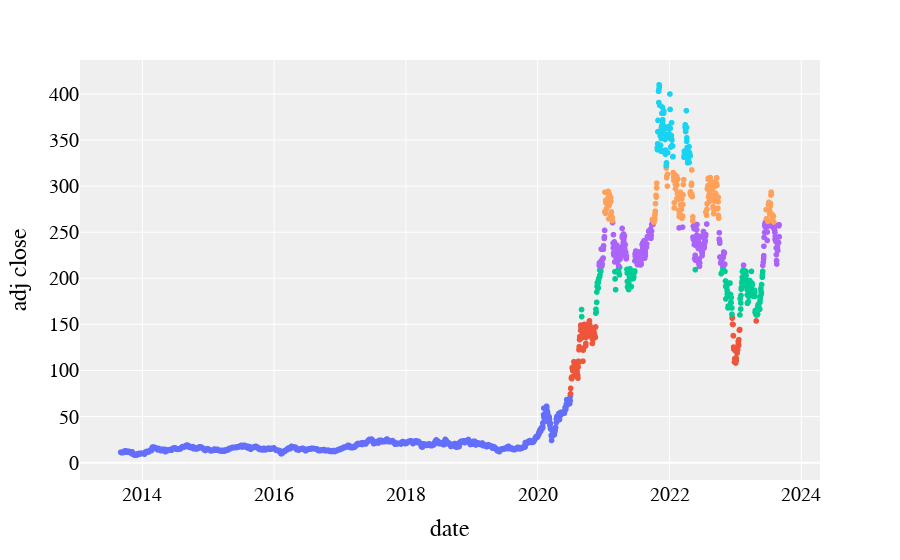

Notebook cell for this chart:
### Code cell
import plotly.graph_objects as go

# Assigns plotly as visualization engine
pd.options.plotting.backend = 'plotly'
# Arbitrarily 6 colors for our 6 clusters
colors = ['red', 'orange', 'yellow', 'green', 'blue', 'indigo']
# Create Scatter plot, assigning each point a color based
# on it's grouping where group_number == index of color.
fig = df.plot.scatter(
    x=df.index,
    y="adj close",
    color=[colors[i] for i in clusters],
)
# Configure some styles
layout = go.Layout(
    plot_bgcolor='#efefef',
    showlegend=False,
    # Font Families
    font_family='Monospace',
    font_color='#000000',
    font_size=20,
    xaxis=dict(
        rangeslider=dict(
            visible=False
        ))
)
fig.update_layout(layout)
# Display plot in local browser window
fig.show()

### Figure 1 — Plotly figure (JSON) as saved in the notebook; plotly's stock layout.template omitted (floating-point values rounded to 4 significant figures; data arrays with more than 128 entries replaced by an {"elided": "..."} marker saying what was removed)
{"data": [{"hovertemplate": "color=red<br>date=%{x}<br>adj close=%{y}<extra></extra>", "legendgroup": "red", "marker": {"color": "#636efa", "symbol": "circle"}, "mode": "markers", "name": "red", "showlegend": true, "type": "scattergl", "x": {"elided": "1719 str values"}, "xaxis": "x", "y": {"elided": "1719 float values"}, "yaxis": "y"}, {"hovertemplate": "color=yellow<br>date=%{x}<br>adj close=%{y}<extra></extra>", "legendgroup": "yellow", "marker": {"color": "#EF553B", "symbol": "circle"}, "mode": "markers", "name": "yellow", "showlegend": true, "type": "scattergl", "x": ["2020-07-01", "2020-07-02", "2020-07-06", "2020-07-07", "2020-07-08", "2020-07-09", "2020-07-10", "2020-07-13", "2020-07-14", "2020-07-15", "2020-07-16", "2020-07-17", "2020-07-20", "2020-07-21", "2020-07-22", "2020-07-23", "2020-07-24", "2020-07-27", "2020-07-28", "2020-07-29", "2020-07-30", "2020-07-31", "2020-08-03", "2020-08-04", "2020-08-05", "2020-08-06", "2020-08-07", "2020-08-10", "2020-08-11", "2020-08-12", "2020-08-13", "2020-08-14", "2020-08-17", "2020-08-18", "2020-08-19", "2020-08-20", "2020-08-21", "2020-08-24", "2020-08-25", "2020-08-26", "2020-08-27", "2020-08-28", "2020-09-02", "2020-09-03", "2020-09-04", "2020-09-08", "2020-09-09", "2020-09-10", "2020-09-11", "2020-09-14", "2020-09-15", "2020-09-16", "2020-09-17", "2020-09-18", "2020-09-21", "2020-09-22", "2020-09-23", "2020-09-24", "2020-09-25", "2020-09-28", "2020-09-29", "2020-09-30", "2020-10-01", "2020-10-02", "2020-10-05", "2020-10-06", "2020-10-07", "2020-10-08", "2020-10-09", "2020-10-12", "2020-10-13", "2020-10-14", "2020-10-15", "2020-10-16", "2020-10-19", "2020-10-20", "2020-10-21", "2020-10-22", "2020-10-23", "2020-10-26", "2020-10-27", "2020-10-28", "2020-10-29", "2020-10-30", "2020-11-02", "2020-11-03", "2020-11-04", "2020-11-05", "2020-11-06", "2020-11-09", "2020-11-10", "2020-11-11", "2020-11-12", "2020-11-13", "2020-11-16", "2020-11-17", "2022-12-14", "2022-12-15", "2022-12-16", "2022-12-19", "2022-12-20", "2022-12-21", "2022-12-22", "2022-12-23", "2022-12-27", "2022-12-28", "2022-12-29", "2022-12-30", "2023-01-03", "2023-01-04", "2023-01-05", "2023-01-06", "2023-01-09", "2023-01-10", "2023-01-11", "2023-01-12", "2023-01-13", "2023-01-17", "2023-01-18", "2023-01-19", "2023-01-20", "2023-01-23", "2023-01-24", "2023-01-25", "2023-04-26"], "xaxis": "x", "y": [74.64, 80.58, 91.44, 92.66, 91.06, 92.95, 103.0, 99.8, 101.1, 103.1, 100.0, 100.1, 109.5, 104.6, 106.2, 100.9, 94.47, 102.6, 98.43, 99.94, 99.17, 95.38, 99, 99.13, 99.0, 99.31, 96.85, 94.57, 91.63, 103.7, 108.1, 110.0, 122.4, 125.8, 125.2, 133.5, 136.7, 134.3, 134.9, 143.5, 149.2, 147.6, 149.1, 135.7, 139.4, 110.1, 122.1, 123.8, 124.2, 139.9, 149.9, 147.3, 141.1, 147.4, 149.8, 141.4, 126.8, 129.3, 135.8, 140.4, 139.7, 143.0, 149.4, 138.4, 141.9, 138.0, 141.8, 142.0, 144.7, 147.4, 148.9, 153.8, 149.6, 146.6, 143.6, 140.6, 140.9, 141.9, 140.2, 140.1, 141.6, 135.3, 136.9, 129.3, 133.5, 141.3, 140.3, 146.0, 143.3, 140.4, 136.8, 139.0, 137.3, 136.2, 136.0, 147.2, 156.8, 157.7, 150.2, 149.9, 137.8, 137.6, 125.3, 123.2, 109.1, 112.7, 121.8, 123.2, 108.1, 113.6, 110.3, 113.1, 119.8, 118.8, 123.2, 123.6, 122.4, 131.5, 128.8, 127.2, 133.4, 143.8, 143.9, 144.4, 153.8], "yaxis": "y"}, {"hovertemplate": "color=indigo<br>date=%{x}<br>adj close=%{y}<extra></extra>", "legendgroup": "indigo", "marker": {"color": "#00cc96", "symbol": "circle"}, "mode": "markers", "name": "indigo", "showlegend": true, "type": "scattergl", "x": {"elided": "174 str values"}, "xaxis": "x", "y": {"elided": "174 float values"}, "yaxis": "y"}, {"hovertemplate": "color=orange<br>date=%{x}<br>adj close=%{y}<extra></extra>", "legendgroup": "orange", "marker": {"color": "#ab63fa", "symbol": "circle"}, "mode": "markers", "name": "orange", "showlegend": true, "type": "scattergl", "x": {"elided": "250 str values"}, "xaxis": "x", "y": {"elided": "250 float values"}, "yaxis": "y"}, {"hovertemplate": "color=blue<br>date=%{x}<br>adj close=%{y}<extra></extra>", "legendgroup": "blue", "marker": {"color": "#FFA15A", "symbol": "circle"}, "mode": "markers", "name": "blue", "showlegend": true, "type": "scattergl", "x": {"elided": "170 str values"}, "xaxis": "x", "y": {"elided": "170 float values"}, "yaxis": "y"}, {"hovertemplate": "color=green<br>date=%{x}<br>adj close=%{y}<extra></extra>", "legendgroup": "green", "marker": {"color": "#19d3f3", "symbol": "circle"}, "mode": "markers", "name": "green", "showlegend": true, "type": "scattergl", "x": ["2021-10-25", "2021-10-26", "2021-10-27", "2021-10-28", "2021-10-29", "2021-11-01", "2021-11-02", "2021-11-03", "2021-11-04", "2021-11-05", "2021-11-08", "2021-11-09", "2021-11-10", "2021-11-11", "2021-11-12", "2021-11-15", "2021-11-16", "2021-11-17", "2021-11-18", "2021-11-19", "2021-11-22", "2021-11-23", "2021-11-24", "2021-11-26", "2021-11-29", "2021-11-30", "2021-12-01", "2021-12-02", "2021-12-03", "2021-12-06", "2021-12-07", "2021-12-08", "2021-12-09", "2021-12-10", "2021-12-13", "2021-12-15", "2021-12-22", "2021-12-23", "2021-12-27", "2021-12-28", "2021-12-29", "2021-12-30", "2021-12-31", "2022-01-03", "2022-01-04", "2022-01-05", "2022-01-06", "2022-01-07", "2022-01-10", "2022-01-11", "2022-01-12", "2022-01-13", "2022-01-14", "2022-01-18", "2022-01-19", "2022-01-20", "2022-03-22", "2022-03-23", "2022-03-24", "2022-03-25", "2022-03-28", "2022-03-29", "2022-03-30", "2022-03-31", "2022-04-01", "2022-04-04", "2022-04-05", "2022-04-06", "2022-04-07", "2022-04-08", "2022-04-11", "2022-04-12", "2022-04-13", "2022-04-14", "2022-04-18", "2022-04-19", "2022-04-20", "2022-04-21", "2022-04-22", "2022-04-25"], "xaxis": "x", "y": [341.6, 339.5, 346.0, 359.0, 371.3, 402.9, 390.7, 404.6, 410.0, 407.4, 387.6, 341.2, 356.0, 354.5, 344.5, 337.8, 351.6, 363.0, 365.5, 379.0, 385.6, 369.7, 372, 360.6, 379.0, 381.6, 365, 361.5, 338.3, 336.3, 350.6, 356.3, 334.6, 339.0, 322.1, 325.3, 336.3, 355.7, 364.6, 362.8, 362.1, 356.8, 352.3, 399.9, 383.2, 362.7, 354.9, 342.3, 352.7, 354.8, 368.7, 343.9, 349.9, 343.5, 331.9, 332.1, 331.3, 333.0, 338.0, 336.9, 363.9, 366.5, 364.7, 359.2, 361.5, 381.8, 363.8, 348.6, 352.4, 341.8, 325.3, 329.0, 340.8, 328.3, 334.8, 342.7, 325.7, 336.3, 335.0, 332.7], "yaxis": "y"}], "layout": {"font": {"color": "#000000", "family": "Monospace", "size": 20}, "legend": {"title": {"text": "color"}, "tracegroupgap": 0}, "margin": {"t": 60}, "plot_bgcolor": "#efefef", "showlegend": false, "xaxis": {"anchor": "y", "domain": [0, 1], "rangeslider": {"visible": false}, "title": {"text": "date"}}, "yaxis": {"anchor": "x", "domain": [0, 1], "title": {"text": "adj close"}}}}
